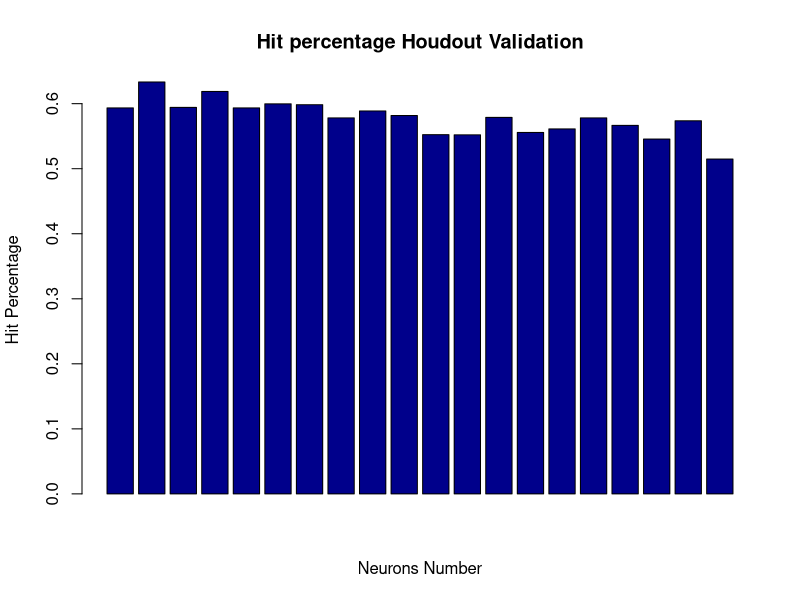
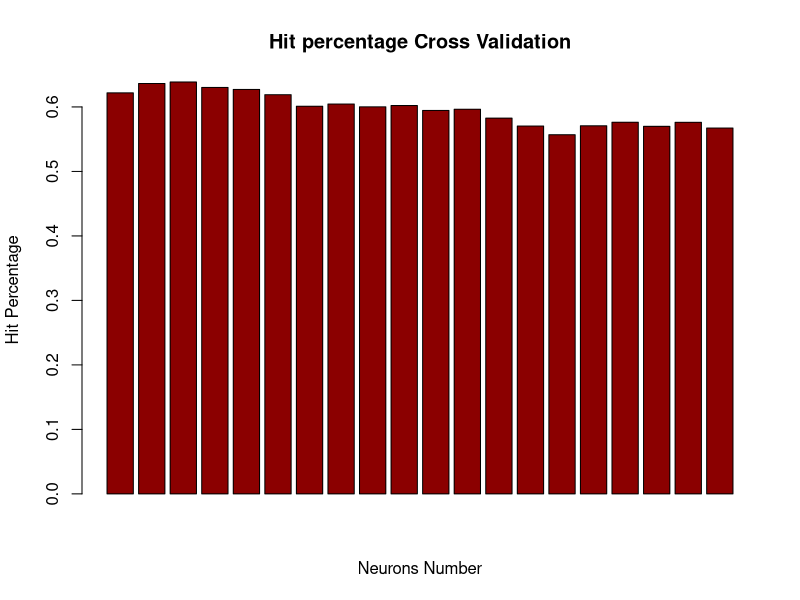
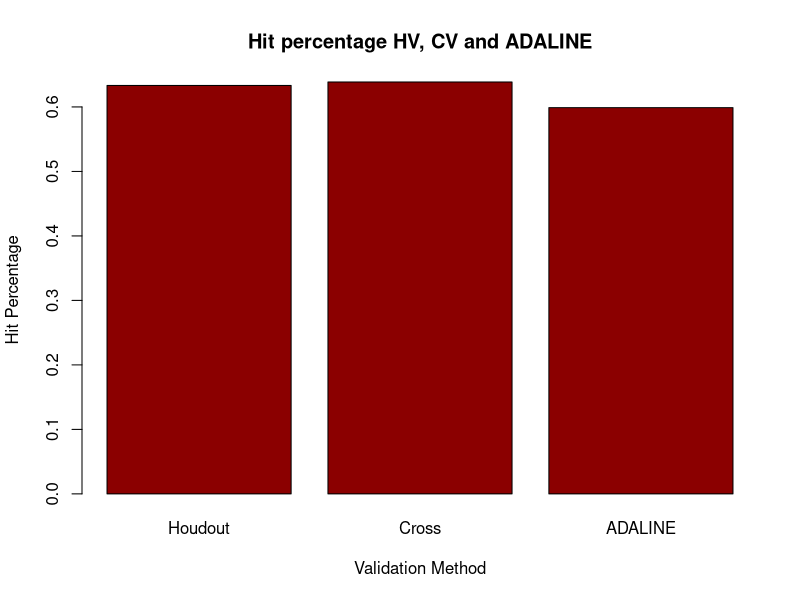

These figures' R source, in order:
#### Pima Indians Diabetes 

#----------------------------------------------------------------------

### libraries 

rm(list = ls())
library(mlbench)
library('corpcor')

#----------------------------------------------------------------------

### Data

## Data classes: ('neg' -> -1) and ('pos' -> 1)
## The class is on the last column of dt

data("PimaIndiansDiabetes")
PimaIndiansDiabetes$diabetes <- 1*(PimaIndiansDiabetes$diabetes == 'pos')
for(i in 1:length(PimaIndiansDiabetes$diabetes)){
  if(PimaIndiansDiabetes[[9]][i] == 0){
    PimaIndiansDiabetes[[9]][i] <- -1
  }
}
dt <- data.matrix(PimaIndiansDiabetes, rownames.force = NA)

#----------------------------------------------------------------------

### Funcitons

## Extreme Learning Machine 
extremeLearningMAchine <- function(X, Y, p, n_dimension){
  
  # X: Matrix with learning data
  # Y: Vector with classes (-1 or 1)
  # p: Number of neurons in the hidden layer
  # returns: 
  # [[1]] -> Z
  # [[2]] -> W
  # [[3]] -> H
  
  X <- cbind(X, 1)
  Z <- replicate(p, runif((n_dimension+1), -0.5, 0.5))
  H <- tanh(X %*% Z)
  W <- pseudoinverse(H) %*% Y
  l <- list(Z,W,H)
  return(l)
}

## Split the data in n_pieces pieces
splitData <- function(data, n_pieces){
  
  # data: matrix with all data
  # n_pieces: How many times the data will be splited
  # Returns a list with data splited in n_pieces pieces randomly
  
  n_data <- nrow(data)
  n <- (n_data %/% n_pieces)
  return_list <- list()
  
  for(i in 1:n_pieces){
    index <- sample(1:n, size = n, replace = FALSE)
    return_list[[i]] <- data[index,]
    data <- data[-index,]
  }
  return(return_list)
}

## Houldout Validation of an ELM 
houldoutValidation <- function(data, p){
  
  # data: Matrix with all data
  # p: Number of neurons in the hidden layer
  # The output must be the last column of data
  # Returns the hit percentage
  
  # The data is splited randomly in 75% for learning and 25% for test 
  splited_data_all<-splitData(data, 4)
  splited_data_train<-rbind(splited_data_all[[1]], splited_data_all[[2]], splited_data_all[[3]])
  splited_data_test<-splited_data_all[[4]]
  
  # Training the data separated for training
  x_train<-splited_data_train[ ,-ncol(splited_data_train)]
  y_train<-splited_data_train[ ,+ncol(splited_data_train)]
  elm_return_list<-extremeLearningMAchine(x_train, y_train, p, ncol(x_train))
  Z<-elm_return_list[[1]]
  W<-elm_return_list[[2]]
  
  # Calculating the output from data separated to be tested
  x_test<-cbind(splited_data_test[ ,-ncol(splited_data_test)],1)
  y_test<-splited_data_test[ ,+ncol(splited_data_test)]
  Y_hat<-sign(x_test %*% Z %*% W)
  
  # Calculating errors and hit percentage
  acumulated_error<-sum((y_test-Y_hat)^2)/4
  hit_percentage<-1-(acumulated_error/length(Y_hat))
  
  return(hit_percentage)
}

## Cross Validation of an ELM 
crossValidation <- function(data, p, n_folds){
  
  # data: Matrix with all data
  # p: Number of neurons in the hidden layer
  # n_folds: Number of folds that the data was separated
  # The output must be the last column of data
  # Returns the avarage hit percentage of each intaraction
  
  return_vector<-c()
  
  # The data is splited randomly in n_folds folds 
  splited_data_all<-splitData(data, n_folds)
  
  for (i in 1:n_folds) {
    train <- c()
    train <- matrix(ncol = ncol(splited_data_all[[1]]))
    
    # Spliting the data for learning and for test
    for (j in 1:n_folds) {
      if(i==j){
        test <- splited_data_all[[j]]
      }
      else{
        train <-rbind(train,splited_data_all[[j]])  
      }
    }
    
    # Training the data separated for training
    train<-train[-1,]
    x_train<-train[,-ncol(train)]
    y_train<-train[,+ncol(train)]
    elm_return_list<-extremeLearningMAchine(x_train, y_train, p, ncol(x_train))
    Z<-elm_return_list[[1]]
    W<-elm_return_list[[2]]
    
    # Calculating the output from data separated to be tested
    x_test<-test[,-ncol(test)]
    y_test<-test[,+ncol(test)]
    x_test<-cbind(x_test,1)
    Y_hat<-sign(x_test %*% Z %*% W)
    
    # Calculating errors and hit percentage
    acumulated_error<-sum((y_test-Y_hat)^2)/4
    hit_percentage<-1-(acumulated_error/length(Y_hat))

    # Updating the return vector with hit percentage
    return_vector<-c(return_vector, hit_percentage)
    
  }
  return(mean(return_vector))
}

## ADALINE Alhorithm (Adaptive Linear Neuron or later Adaptive Linear Element)
trainingADALINE <- function(xin,yd,eta,tol,maxepochs,par,lambda)
{
  # Adaline algorithm
  # xin: Matrix Nxn with input data (N = Number of samples, n = Input dimenssion)
  # yd: Output (0 or 1)
  # eta: Learning rate
  # tol: Error tolerance
  # maxepochs: Max interation number
  # par: xin include or not the polarizarion term (0 or 1)
  
  dimxin<-dim(xin)
  N<-dimxin[1] # Number of samples
  n<-dimxin[2] # Input dimenssion.
  
  # Adding or not the polarization term
  if (par==1){
    wt<-as.matrix(runif(n+1, -0.5, 0.5))
    xin<-cbind(-1,xin)
  }
  else wt<-as.matrix(runif(n, -0.5, 0.5))
  
  # Initialize nepochs, eepoch and error vector
  nepochs<-0
  eepoch<-tol+1
  evec<-matrix(nrow=1,ncol=maxepochs)
  
  # Training loop
  while ((nepochs < maxepochs) && (eepoch>tol))
  {
    ei2<-0
    # Random sequence for training.
    xseq<-sample(N)
    
    for (i in 1:N)
    {
      # Pattern from random sequence
      irand<-xseq[i]
      
      # Calculating yhat
      yhat<-(xin[irand,] %*% wt)
      
      # Calculating the error
      ei<-(yd[irand]-yhat)
      
      # Calculatong delta and dw
      delta<-ei*xin[irand,]
      dw<-eta*delta + lambda*wt
      
      # Updating weight
      wt<-wt+dw
      
      # Accumulate square error
      ei2<-ei2+ei*ei
    }
    # Number of epochs update
    nepochs<-nepochs+1
    
    # Updating the error vec with the avarage error of this last epoch
    evec[nepochs]<-ei2/N
    
    # Getting the error of the last epoch for the next interation
    eepoch<-evec[nepochs]
  }
  
  # Return the coeficients vector and the error vector
  retlist<-list(wt,evec[1:nepochs])
  return(retlist)
}

#----------------------------------------------------------------------

### Run
n_max_neurons<-20
n_interaction_per_neurons<-20
n_folds_CV<-10

## Houldout Validation
hit_percentage_HV<-c()
for(i in 1:n_max_neurons){
  aux<-0
  for(j in 1:n_interaction_per_neurons){
    aux<-aux+houldoutValidation(dt, i)
  }
  hit_percentage_HV<-c(hit_percentage_HV, aux/n_interaction_per_neurons)
}
max_hit_percentage_HV<-matrix(data = rbind(which.max(hit_percentage_HV), max(hit_percentage_HV)))


## Cross Validation
hit_percentage_CV<-c()
for(i in 1:n_max_neurons){
  aux<-0
  for(j in 1:n_interaction_per_neurons){
    aux<-aux+crossValidation(dt, i, n_folds_CV)
  }
  hit_percentage_CV<-c(hit_percentage_CV, aux/n_interaction_per_neurons) 
}
max_hit_percentage_CV<-matrix(data = rbind(which.max(hit_percentage_CV), max(hit_percentage_CV)))

#----------------------------------------------------------------------

### Using ADALINE

## Using the best neurons number
p_ada<-max_hit_percentage_CV[1]

## The data is splited randomly in 75% for learning and 25% for test 
splited_data_all_ada<-splitData(dt, 4)
splited_data_train_ada<-rbind(splited_data_all_ada[[1]], splited_data_all_ada[[2]], splited_data_all_ada[[3]])
splited_data_test_ada<-splited_data_all_ada[[4]]

## Data separated for training
x_train_ada<-splited_data_train_ada[ ,-ncol(splited_data_train_ada)]
y_train_ada<-splited_data_train_ada[ ,+ncol(splited_data_train_ada)]
elm_return_ada<-extremeLearningMAchine(x_train_ada, y_train_ada, p_ada, ncol(x_train_ada))
z_train_ada<-elm_return_ada[[1]]
w_train_ada<-elm_return_ada[[2]]
h_train_ada<-elm_return_ada[[3]]

## ADALINE algorithm
return_ada<-trainingADALINE(h_train_ada, y_train_ada, 0.00001, 0.0000001, 100, 0, 0.000001)
wt_ada<-return_ada[[1]]

## Calculating the output from data separated to be tested
x_test_ada<-splited_data_test_ada[ ,-ncol(splited_data_test_ada)]
y_test_ada<-splited_data_test_ada[ ,+ncol(splited_data_test_ada)]
elm_return_ada<-extremeLearningMAchine(x_test_ada, y_test_ada, p_ada, ncol(x_test_ada))
z_test_ada<-elm_return_ada[[1]]
w_test_ada<-elm_return_ada[[2]]
h_test_ada<-elm_return_ada[[3]]
yhat_test_ada<-sign(h_test_ada %*% wt_ada)

## Calcuating error and hit percentage of data separated to be tested
sum_error_test_ada<-sum((y_test_ada-yhat_test_ada)^2)/4
hit_percentage_test_ada<-1-(sum_error_test_ada/length(y_test_ada))

#----------------------------------------------------------------------

### Printing results

## Ploting Hit percentage x Neurons number (Houldout Validation)
barplot(hit_percentage_HV, 
        main = "Hit percentage Houdout Validation",
        xlab = "Neurons Number",
        ylab = "Hit Percentage",
        col = "darkblue", 
        horiz = FALSE)

## Ploting Hit percentage x Neurons number (Cross Validation)
barplot(hit_percentage_CV, 
        main = "Hit percentage Cross Validation",
        xlab = "Neurons Number",
        ylab = "Hit Percentage",
        col = "darkred", 
        horiz = FALSE)

## Ploting max Hit percentage x Neurons number (Houldout and Cross Validations)
barplot(cbind(max_hit_percentage_HV[2], max_hit_percentage_CV[2], hit_percentage_test_ada), 
        main = "Hit percentage HV, CV and ADALINE",
        xlab = "Validation Method",
        ylab = "Hit Percentage",
        names.arg = c("Houdout", "Cross", "ADALINE"),
        col = c("darkred", "darkblue", "yellow"), 
        horiz = FALSE)

cat("\nMax hit percentage with Holdout Validation:", max_hit_percentage_HV, "\nMax hit percentage with Cross validation:", max_hit_percentage_CV, "\nHit percentage with ADALINE:", hit_percentage_test_ada)
